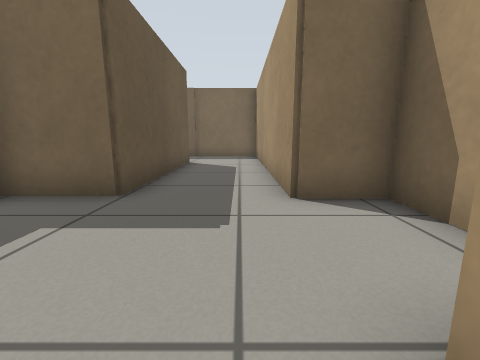
[1] (above)

22 first-person views from a walk through a Gazebo world. The camera is 0.5 m above the floor, tilts 10° down and sees 90° across. The floor is counted in squares, 0.5 m on a side. Each view is taken from the middle of a square. On the plan, view 1 faces up. The plan holds only what a view shows up to about 10 squares ahead; the rest is blank. The place goes on beyond the plan.

[2]
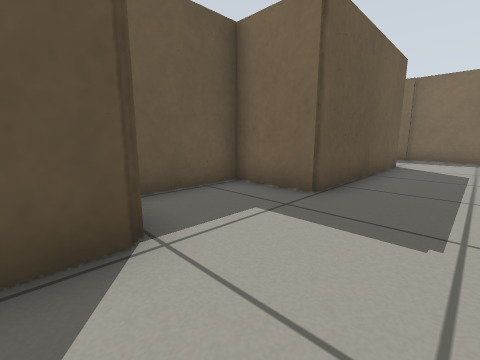

[3]
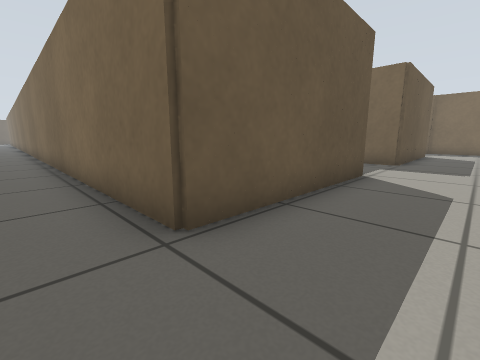

[4]
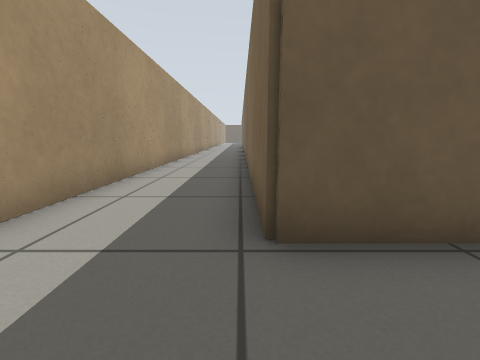

[5]
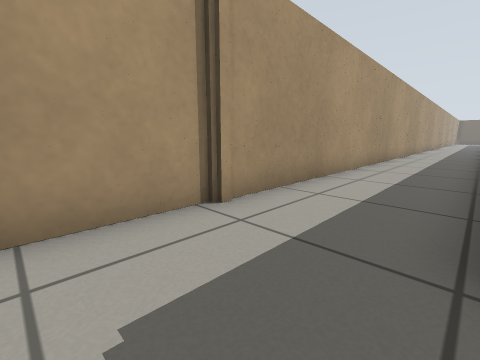

[6]
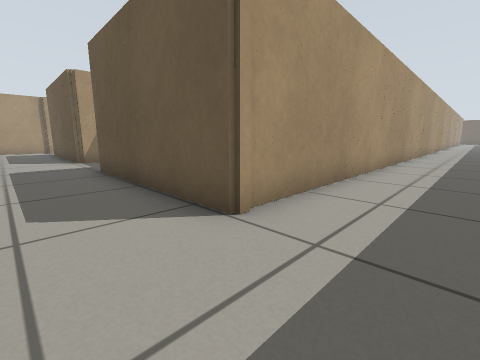

[7]
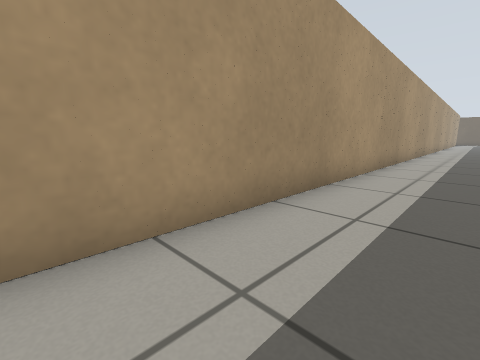

[8]
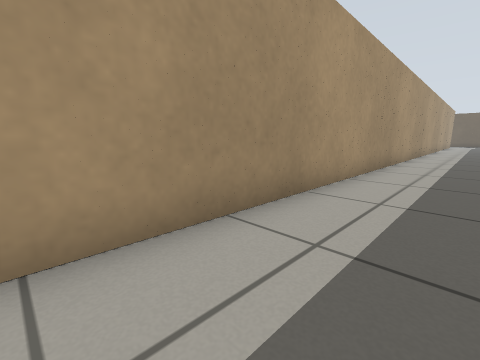

[9]
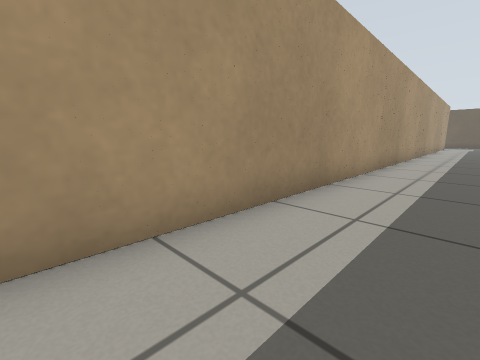

[10]
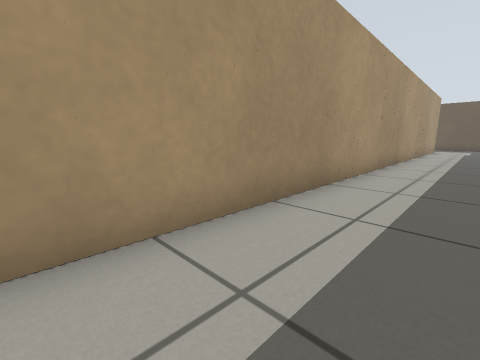

[11]
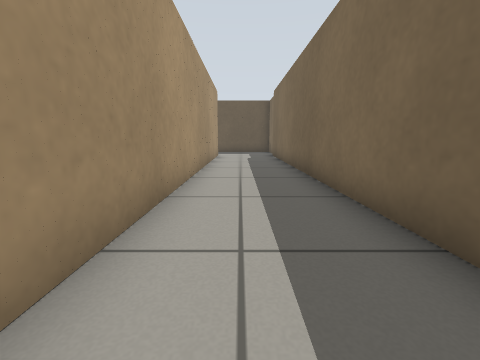

[12]
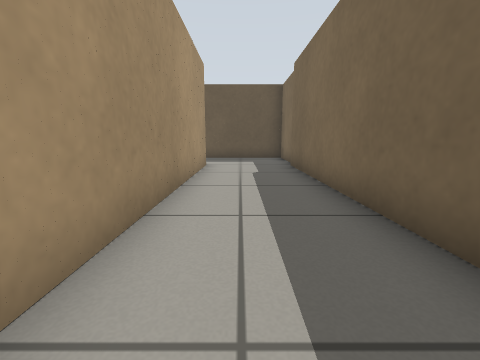

[13]
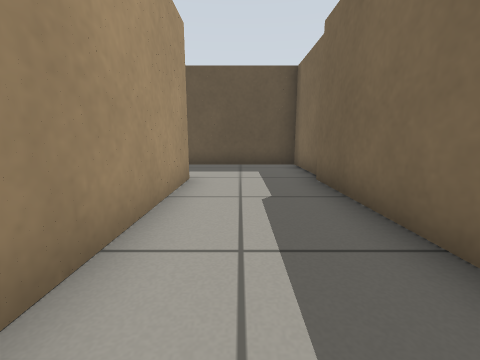

[14]
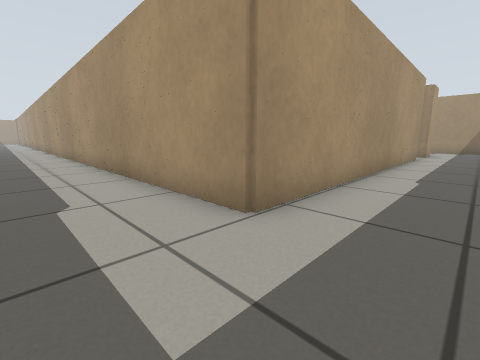

[15]
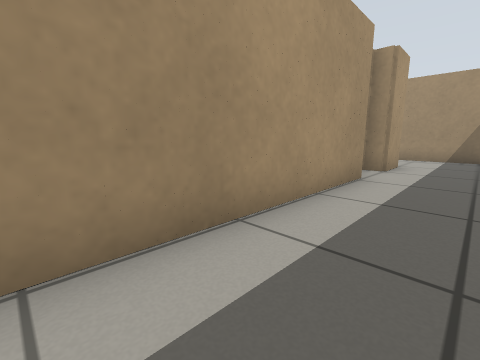

[16]
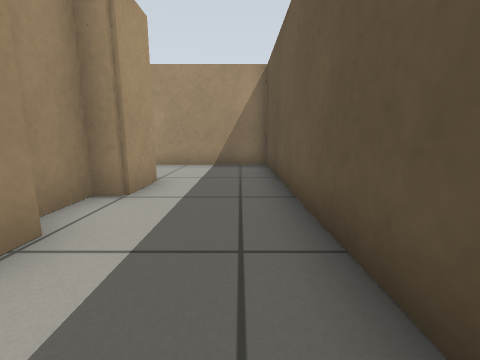

[17]
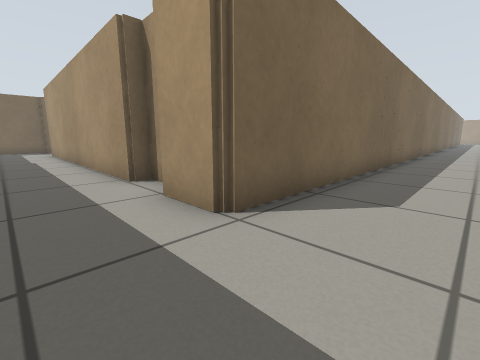

[18]
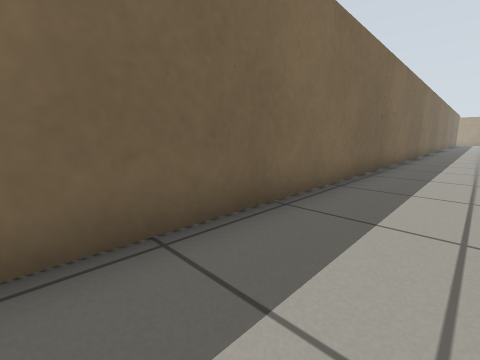

[19]
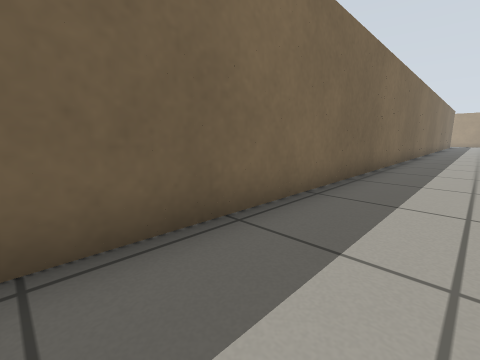

[20]
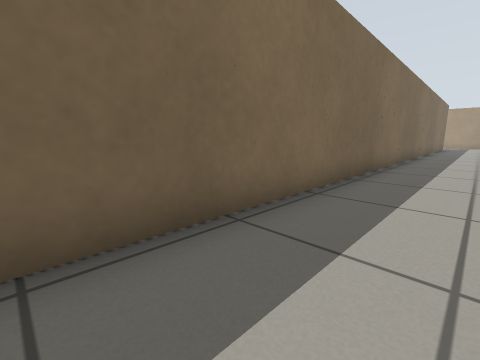

[21]
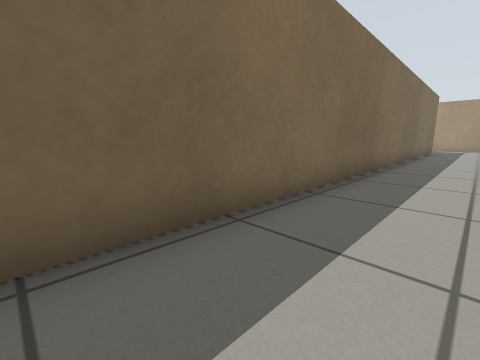

[22]
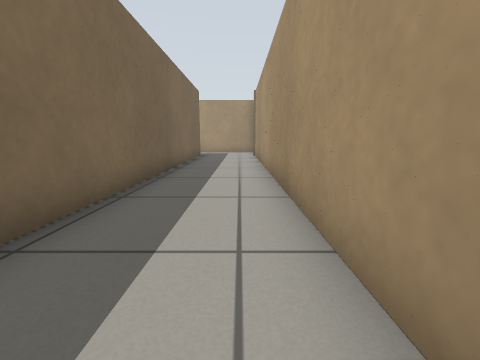

### Floor plan
Points are (right, up) in squares from view 1. A wall is a line through its corners. A room is listed if a view was taken in it or the views show most of it. See-through windows are left out.
Room 1 (views 1, 2, 3, 4, 5, 6, 7, 8, 9, 10, 11, 12, 13, 14, 15, 16, 17, 18, 19, 20, 21, 22)
walls: (-15.4, -7.8) (0.1, -7.8); (-33.6, 12.9) (-45.8, 12.9); (-3, 1) (-2.1, 1) (-2.1, -4.8) (-46, -4.8) (-46, -3.1) (-45.5, -3.1) (-45.5, -1.5) (-46, -1.5) (-46, 9.8) (-2.1, 9.8) (-2.1, 4.1) (-4.1, 4.1) (-4.1, 1.6); (-49, 0.2) (-49, -7.8) (-44.9, -7.8); (2.5, 2.4) (2.5, 3.8) (0.9, 3.8) (0.9, 10.1); (-46.2, 13.1) (-49, 13.1) (-49, 9); (0, 12.9) (-1.9, 12.9)

Where each view was taken, in squares from view 1:
view 1: 0 up, 0 right, facing up
view 2: 0 up, 0 right, facing up-left
view 3: 6 down, 0 right, facing up-left
view 4: 5 down, 0 right, facing left
view 5: 5 down, 0 right, facing down-left
view 6: 12 up, 0 right, facing down-left
view 7: 12 up, 7 left, facing down-left
view 8: 12 up, 14 left, facing down-left
view 9: 12 up, 19 left, facing down-left
view 10: 12 up, 25 left, facing down-left
view 11: 11 up, 32 left, facing left
view 12: 11 up, 37 left, facing left
view 13: 11 up, 40 left, facing left
view 14: 12 up, 48 left, facing down-right
view 15: 5 up, 48 left, facing down-right
view 16: 1 up, 48 left, facing down
view 17: 7 down, 48 left, facing up-right
view 18: 7 down, 41 left, facing up-right
view 19: 7 down, 34 left, facing up-right
view 20: 7 down, 28 left, facing up-right
view 21: 7 down, 22 left, facing up-right
view 22: 7 down, 16 left, facing right
